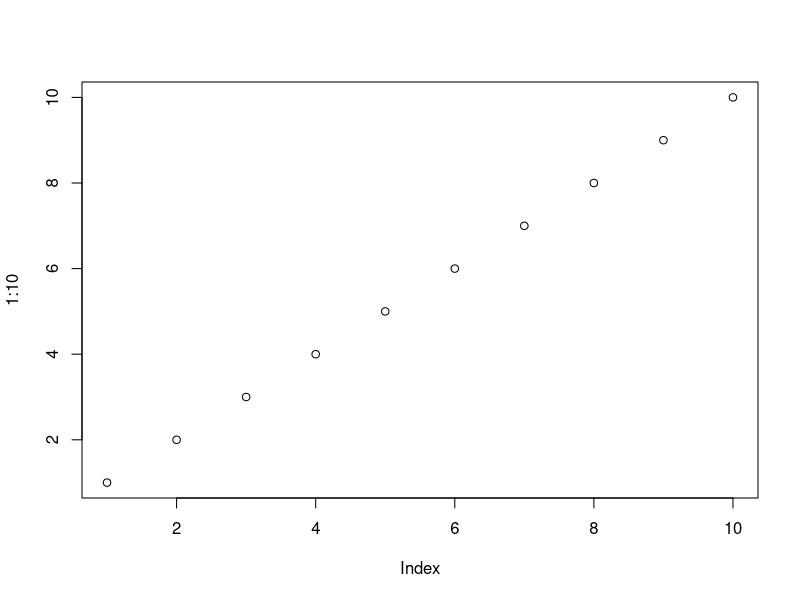
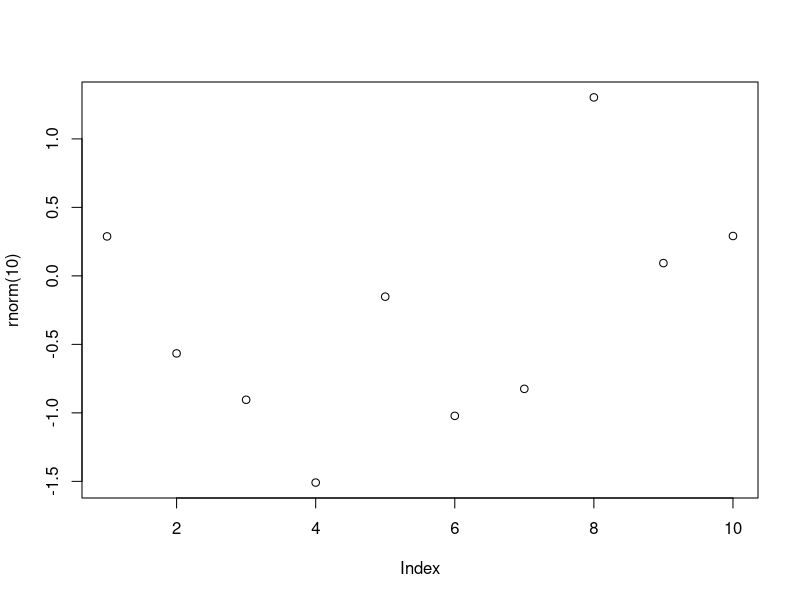
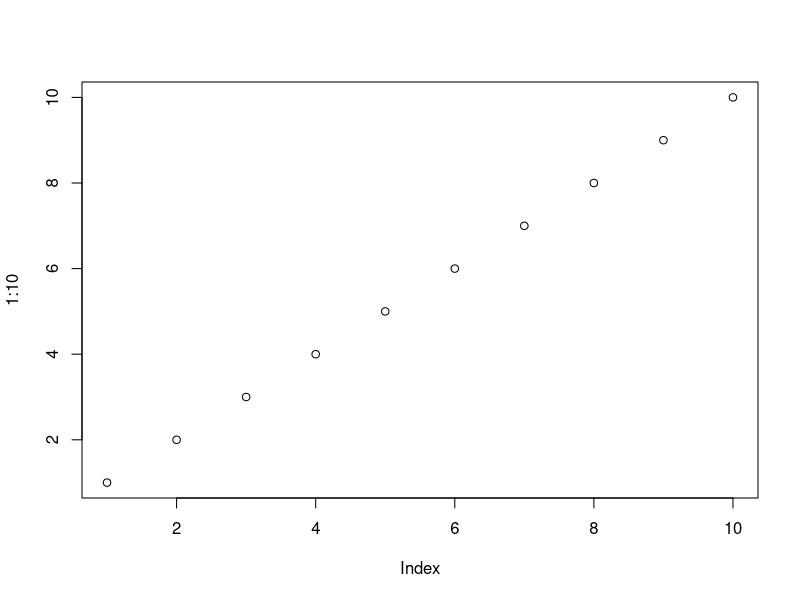
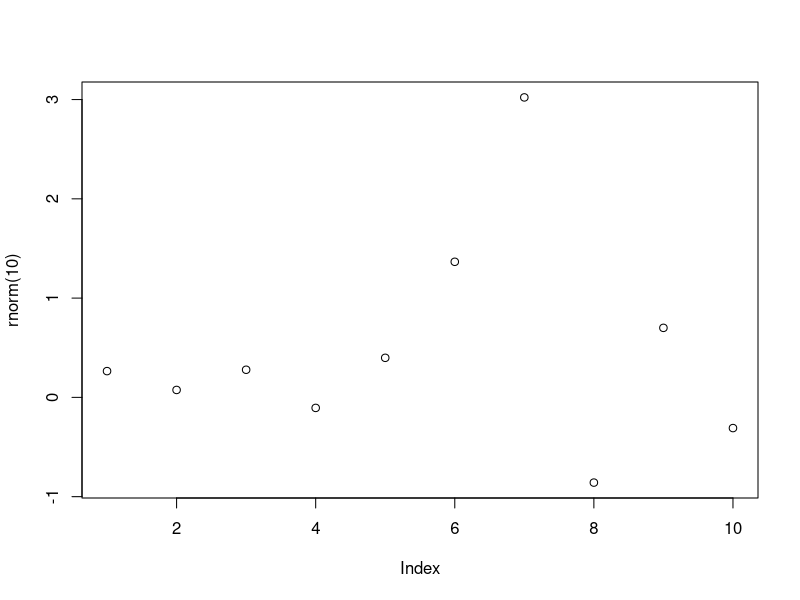

Write R code to recreate these figures, in order.
## ---- chunk 1
plot(1:10)
plot(rnorm(10))
## ---- chunk 2
plot(1:10)
plot(rnorm(10))
